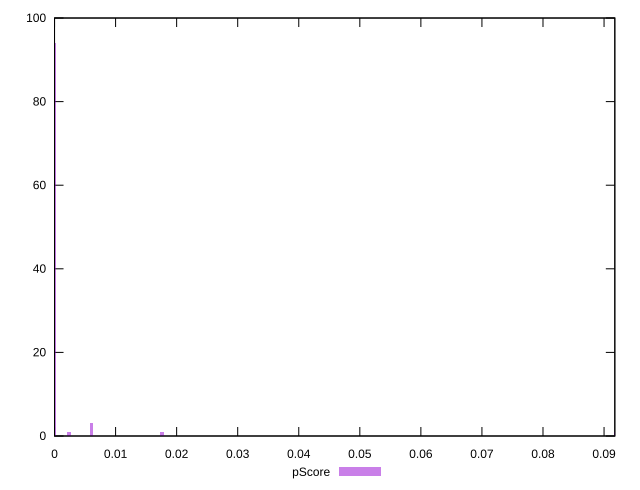

The gnuplot source for this figure:
reset

$pScore <<EOF
0 94
0.006050912427325616 3
0.0024203649709302463 1
0.09197386889534936 1
0.017547646039244285 1
EOF

set key outside below
set boxwidth 0.0006050912427325616
set xrange [0:0.09176470588235291]
set yrange [0:100]
set trange [0:100]
set style fill transparent solid 0.5 noborder
set terminal svg size 640, 490 enhanced background rgb 'white'
set output "reprap/uses-http2/samples/pages/pScore/histogram.svg"

plot $pScore title "pScore" with boxes

reset
